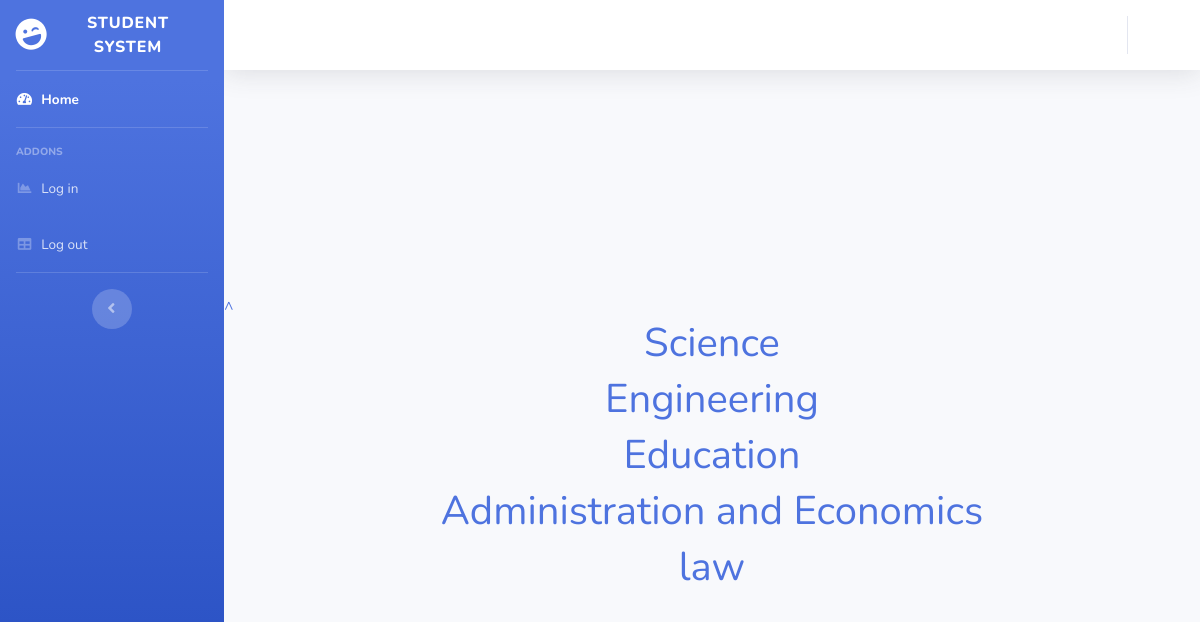
Page /index222.php on the committed database.
### tables this page shows
CREATE TABLE `faculty` (
  `F_ID` int(11) NOT NULL,
  `F_Name` varchar(250) NOT NULL
);

### index222.php (the view, shortened to what this page needs)
<?php
include('header.php');
?>
      </div>
      <a href="#navigation">
        <div id="top">^</div>
      </a>
      <div id="content" STYLE="TEXT-ALIGN:CENTER;">
        <?php
        include('MyDB.php');
        $result = $MyDB->query("SELECT F_ID,F_Name FROM faculty ");
        while ($row = $result->fetch_assoc()) {
          $ID = $row['F_ID'];
          $name = $row['F_Name'];
          echo '<a class="prods cards" href="dep_page.php?F_ID=' . $ID . '" ><h1>' . $name . '</h1></a>';
        }
        ?>
      </div>
      </div>
      </div>
<?php
include('footer.php');
?>

### rows in the picture
faculty: F_Name "Science"
faculty: F_Name "Engineering"
faculty: F_Name "Education"
faculty: F_Name "Administration and Economics"
faculty: F_Name "law"
